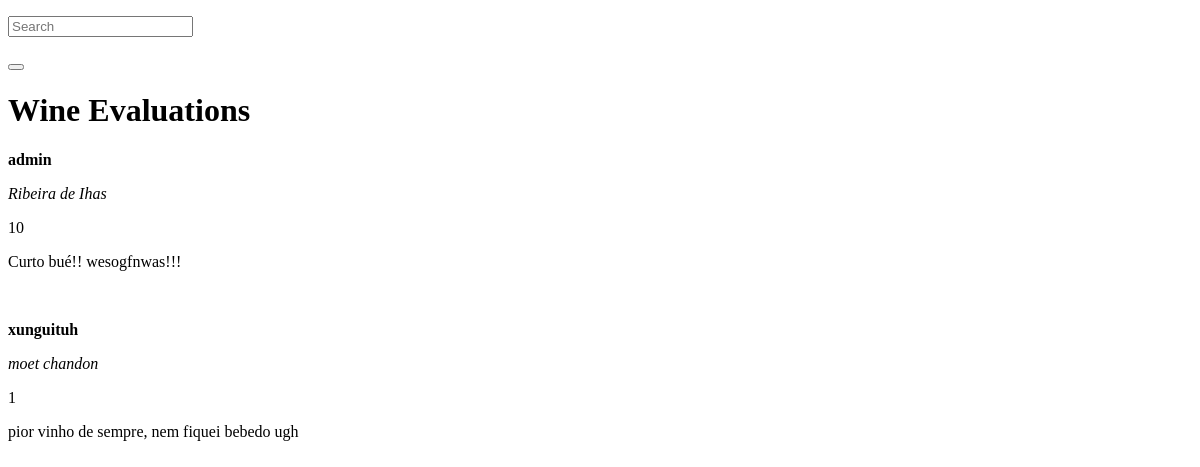
The page /evaluations on the database as committed earlier.
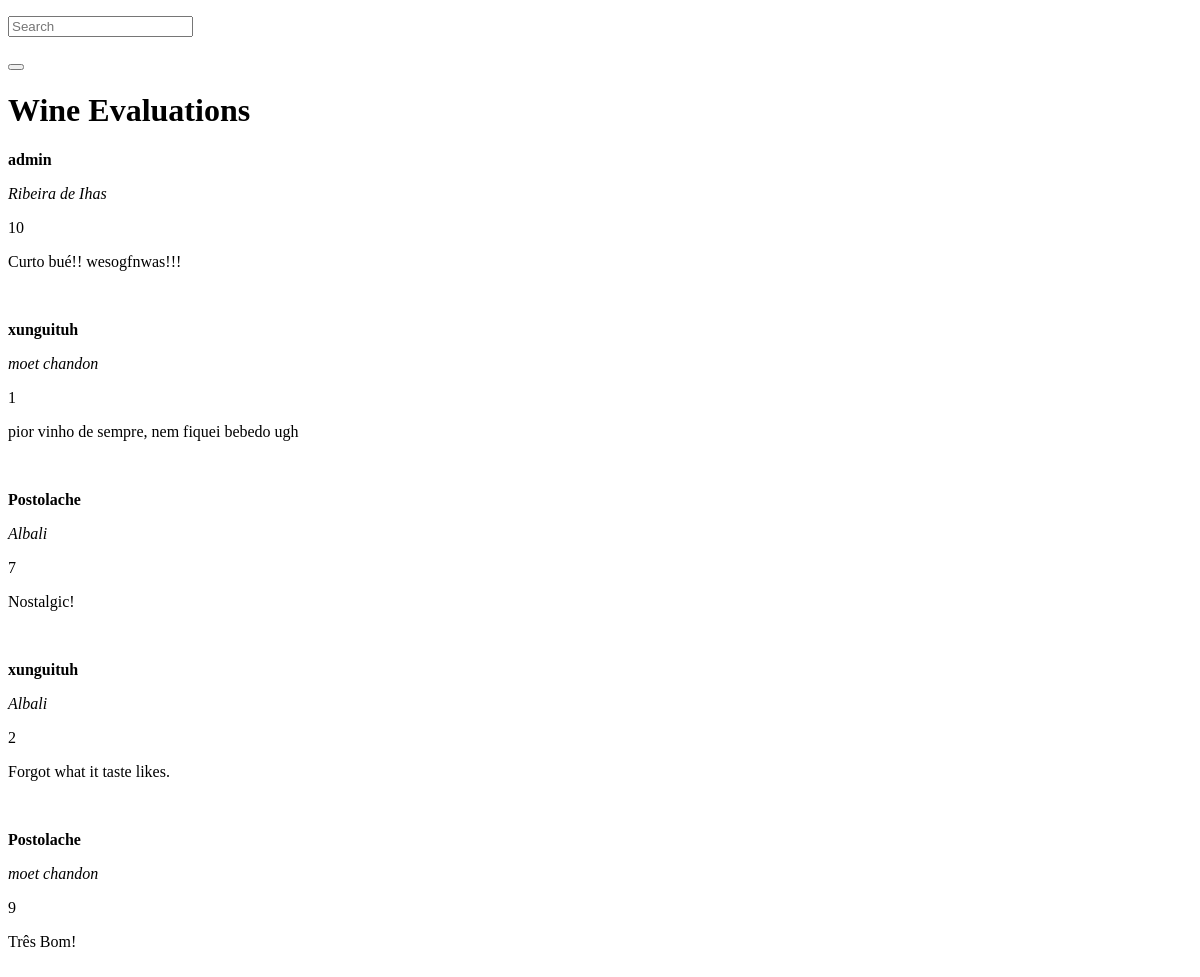
The same page on the database as committed later.
### wine/models.py (models this page shows, shortened)
class Evaluation(models.Model):
    user = models.ForeignKey(User, on_delete=models.CASCADE, related_name="evaluations")
    wine = models.ForeignKey(Wine, on_delete=models.CASCADE, related_name="evaluations")
    description = models.TextField()
    score = models.IntegerField(
        default=1,
        validators=[MaxValueValidator(10), MinValueValidator(1)])
    class Meta:
        pass

class Wine(models.Model):
    name = models.CharField(max_length=100)
    description = models.TextField(blank=True)
    producer = models.ForeignKey(Producer, on_delete=models.CASCADE)
    grapes = models.ManyToManyField(Grape)
    picture = models.ImageField(upload_to='images/wines/', blank=True)
    type = models.ManyToManyField(Tag, blank=True)
    def __str__(self):
        return self.name
    class Meta:
        ordering = ("name", )

### wine/views.py (the view)
# urls.py: path('evaluations', EvaluationList.as_view(), name='evaluation_list'),
class EvaluationList(ListView):
    model = Evaluation
    template_name = 'wine/evaluation.html'
    context_object_name = 'evaluations'

### wine/forms.py
class SearchForm(forms.Form):
    query = forms.CharField(max_length=200, label="",
                            widget=forms.TextInput(attrs={'placeholder': 'Search'}))

### wine/context_processor.py (called while the page is built)
def search_form(request):
    return {"search_form": SearchForm()}

### wine/templates/wine/evaluation.html
{% extends "base.html" %}
{% block content %}
{% block evaluation %}
<h1>Wine Evaluations</h1>
{% for evaluation in evaluations %}
<p><b> {{ evaluation.user }} </b></p>
<p><i> {{ evaluation.wine }} </i></p>
<p> {{ evaluation.score }} </p>
<p> {{ evaluation.description }} </p>
<br>
{% empty %}
    <p>
        There are no evaluations in the DB yet.
    </p>
{% endfor %}
{% endblock %}
{% endblock %}

Rows that differ between the two databases and show on the page:
added Evaluation: user "Postolache", wine "Albali", score "7", description "Nostalgic!"
added Evaluation: user "xunguituh", wine "Albali", score "2", description "Forgot what it taste likes."
added Evaluation: user "Postolache", wine "moet chandon", score "9", description "Três Bom!"
